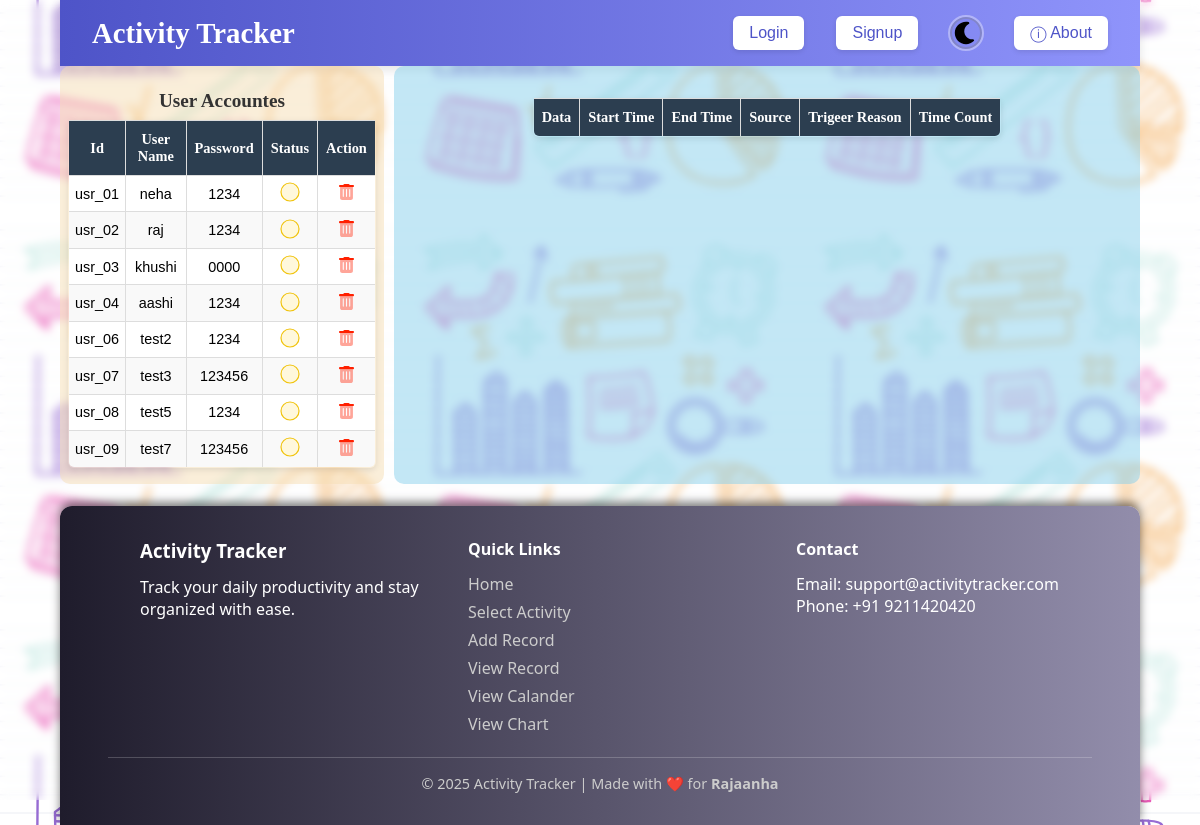
Screenshot of /usr_acc_man/ with the database file from the repository.
### main/models.py (models this page shows, shortened)
class Users(models.Model):
    usr_id =  models.CharField(max_length=10, unique = True, null=False, editable= False)
    user_name = models.CharField( max_length=10 , unique=True, null=False)
    pwd = models.CharField( max_length=4 , null=False)

### main/views.py (the view)
# urls.py: path('usr_acc_man/',  views.userAccountManage, name='userAccountManage'),
def userAccountManage(request, user_id=None, del_user_id=None):
    print(user_id, del_user_id)
    if del_user_id:
        user = get_object_or_404(Users, usr_id = del_user_id)
        userAccData = list(Users.objects.all().values('usr_id','user_name', 'pwd' ))
        return JsonResponse({'userAccData':userAccData, 'messages':{'tag':"sussess", 'msg':f"{del_user_id} data Sussefuy Deleted..."}}, safe=False)
    if user_id:
        userData = list(Record.objects.filter(usr_id__usr_id=user_id).values( 'usr_id','date', 'start_time', 'end_time', 'source', 'trigger_reason', 'timesCount'))
        return JsonResponse(userData, safe=False);
    else:
        userAccounts = Users.objects.all()
        return render(request, 'userAccountManage.html', {'userAcounts': userAccounts})

### main/templates/userAccountManage.html (shortened to what this page needs)
{% extends 'base.html' %}
{% load static %}
{% block stylesheet %}
<link rel="stylesheet" href="{% static 'css/userAccountManage.css' %}">
{% endblock stylesheet %}
{% block content %}
<main>
    <div class="leftDiv">
        <table id="userAccountTable">
            <caption>User Accountes</caption>
            <thead>
                <tr>
                    <th>id</th>
                    <th>User name</th>
                    <th>Password</th>
                    <th>status</th>
                    <th>Action</th>
                </tr>
            </thead>
            <tbody>
                {% for data in userAcounts %}
                <tr data-id="{{ data.usr_id }}">
                    <td >{{ data.usr_id }}</td>
                    <td>{{ data.user_name }}</td>
                    <td>{{ data.pwd }}</td>
                    <td><input type="checkbox" name="active" id="active" value="True"></td>
                    <td>
                        <button class="deleteBtn">
                            <img src="{% static 'img/trash-can.svg' %}"  alt="Delete" title="delete record" style="width:.9rem;">
                        </button>
                    </td>
                </tr>
                {% endfor %}
            </tbody>
        </table>
    </div>
    <div class="rightDiv">
        <table id="userDataTable">
            <caption></caption>
            <thead>
                <tr>
                    <th>Data</th>
                    <th>Start Time</th>
                    <th>End Time</th>
                    <th>Source</th>
                    <th>Trigeer Reason</th>
                    <th>Time Count</th>
                </tr>
            </thead>
        </table>
    </div>
</main>
{% endblock content %}

### main/static/css/style.css (style rules this page uses)
body, html { width: 100%; height:100%; }
* { padding:0; margin:0; box-sizing: border-box; }
body { display: flex; flex-direction: column; background-color: var(--bs-light); background-image: url("../img/background.svg"); background-repeat: repeat; background-position: center center; background-size: 400px; background-attachment: fixed; position: relative; }
main { position:relative; z-index: 1; }
body main { flex: 1; }

### main/static/css/userAccountManage.css (style rules this page uses)
main { width:90vw; margin: 0 auto; }
main > div { border-radius: 10px; }
main .leftDiv { background-color: rgba(245, 222, 179, 0.5); }
main .rightDiv { background-color: rgba(135, 207, 235, 0.5); }
table { max-width:95%; table-layout: fixed; margin: 1rem auto; border: 1px solid; border-collapse: collapse; text-align: center; vertical-align:middle; font-size: .9rem; box-shadow: 0 2px 6px rgba(0,0,0,0.1); border-radius: 6px; overflow: hidden; }
table caption { caption-side: top; font-weight: bold; font-size: 1.2rem; padding: 0.5rem; color: #333; }
tbody tr:nth-child(even) { background-color: #f9f9f9; }
tbody tr:nth-child(odd) { background-color: #fff; }
th { position: sticky; top:0; z-index: 1; font-family: 'Times New Roman', Times, serif; background: #2c3e50; color: #fff; text-transform: capitalize; padding: 10px 8px; word-wrap: break-word; overflow: hidden; text-overflow: ellipsis; }
td { font-family: Arial, sans-serif; padding: 8px 6px; }
td img { height: auto; }
td, th { border: 1px solid #ddd; }
table button { background-color: transparent; border: none; }
table input[type="checkbox"] { transform: scale(1.2); cursor: pointer; }
main { display: flex; flex-direction: row; gap:10px; }
main .leftDiv { flex: 0 0 30%; }
main .rightDiv { flex: 1 0 60%; }
input[type=checkbox] { appearance: none; -webkit-appearance: none; -moz-appearance: none; }
input[type=checkbox] { border: 1px solid #f1c40f; width:1rem; height: 1rem; border-radius: 50%; position: relative; cursor:pointer; background: #fff8dc; transition: all 0.3s ease; }

### rows the page displays
Users: usr_id "usr_01", user_name "neha", pwd "1234"
Users: usr_id "usr_02", user_name "raj", pwd "1234"
Users: usr_id "usr_03", user_name "khushi", pwd "0000"
Users: usr_id "usr_04", user_name "aashi", pwd "1234"
Users: usr_id "usr_06", user_name "test2", pwd "1234"
Users: usr_id "usr_07", user_name "test3", pwd "123456"
Users: usr_id "usr_08", user_name "test5", pwd "1234"
Users: usr_id "usr_09", user_name "test7", pwd "123456"
